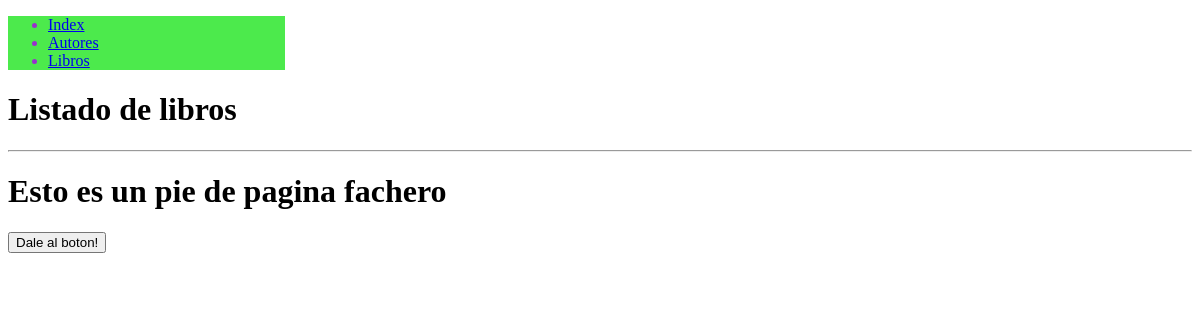
The app's page /libro/, older data.
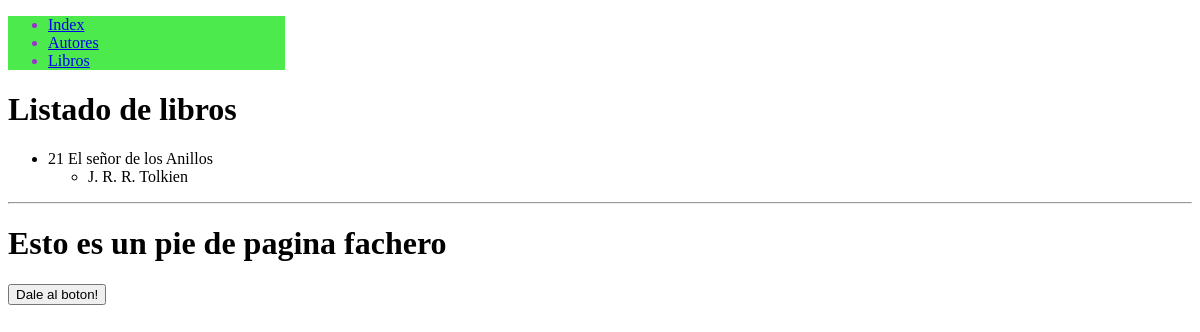
The same page, newer data.
### HolaMundo/models.py (models this page shows, shortened)
class Book (models.Model):
    title=models.CharField('Título del libro',max_length=255,unique=True)
    cod=models.CharField('Codigo',max_length=15,unique=True)
    author=models.ManyToManyField(Author)

class Author (models.Model):
    name=models.CharField (verbose_name='Nombre', # etiqueta dentro de la tabla
    max_length= 100,
    default=''
    )
    last_name=models.CharField(verbose_name='Apellido',
    max_length=150,
    default='')
    age=models.PositiveSmallIntegerField (verbose_name='Edad',
    )
    age = models.PositiveSmallIntegerField (verbose_name = 'Edad', default = 0)
    mail = models.CharField(verbose_name = 'Correo', max_length = 30)
    nivel = models.CharField(verbose_name="Nivel ingles", max_length= 100 )
    def __str__(self):
        return f'{self.name} {self.last_name}'

### HolaMundo/views.py (the view)
# urls.py: path('libro/',views.libro_list),
def libro_list (request):
    book = Book.objects.all()
    return render(request,'book.html',{'books':book})

### HolaMundo/Templates/book.html (shortened to what this page needs)
{% extends 'index.html' %}
{%block content%}
<h1>Listado de libros</h1>
<ul>
    {% for bo in books %}
    <li>{{ bo.cod }} {{ bo.title }}
        <ul>
            {% for au in bo.author.all %}
            <li>
                {{au}}
            </li>
            {% endfor %}
        </ul>
    </li>
    {% endfor %}
</ul>
{%endblock content%}

Row changes from the older to the newer data that the page shows:
added Book: cod "21", title "El señor de los Anillos"
added Author: name+last_name "J. R. R. Tolkien"
